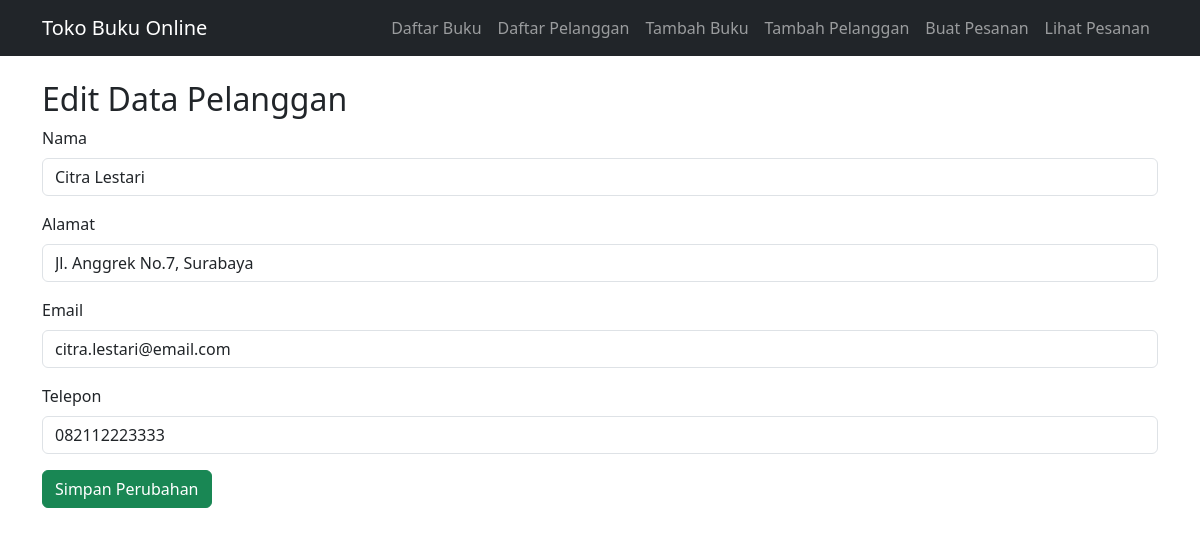
Screenshot of /form_edit_pelanggan.php?id=3 with the database file from the repository.
### tables this page shows
CREATE TABLE IF NOT EXISTS pelanggan (
    ID INT AUTO_INCREMENT PRIMARY KEY,
    Nama VARCHAR(255) NOT NULL,
    Alamat VARCHAR(255),
    Email VARCHAR(255),
    Telepon VARCHAR(20)
);

### form_edit_pelanggan.php (the view, shortened to what this page needs)
<?php
include 'koneksi_db.php';
include 'nav.php';
$id = $_GET['id'] ?? 0;
$stmt = $conn->prepare("SELECT * FROM pelanggan WHERE ID = ?");
$stmt->bind_param("i", $id);
$stmt->execute();
$result = $stmt->get_result();
$row = $result->fetch_assoc();
?>
<!DOCTYPE html>
<html lang="en">
<head>
    <link href="https://cdn.jsdelivr.net/npm/bootstrap@5.3.0/dist/css/bootstrap.min.css" rel="stylesheet">
</head>
<body>
    <div class="container mt-4">
        <h2>Edit Data Pelanggan</h2>
        <form method="post" action="proses_edit_pelanggan.php">
            <div class="mb-3">
                <label for="nama" class="form-label">Nama</label>
                <input type="text" class="form-control" id="nama" name="nama" value="<?= htmlspecialchars($row['Nama']) ?>" required>
            </div>
            <div class="mb-3">
                <label for="alamat" class="form-label">Alamat</label>
                <input type="text" class="form-control" id="alamat" name="alamat" value="<?= htmlspecialchars($row['Alamat']) ?>" required>
            </div>
            <div class="mb-3">
                <label for="email" class="form-label">Email</label>
                <input type="email" class="form-control" id="email" name="email" value="<?= htmlspecialchars($row['Email']) ?>" required>
            </div>
            <div class="mb-3">
                <label for="telepon" class="form-label">Telepon</label>
                <input type="text" class="form-control" id="telepon" name="telepon" value="<?= htmlspecialchars($row['Telepon']) ?>" required>
            </div>
            <button type="submit" class="btn btn-success">Simpan Perubahan</button>
        </form>
    </div>
</body>
</html>

### rows the page displays
pelanggan: nama "Citra Lestari", alamat "Jl. Anggrek No.7, Surabaya", email "citra.lestari@email.com", telepon "082112223333"
